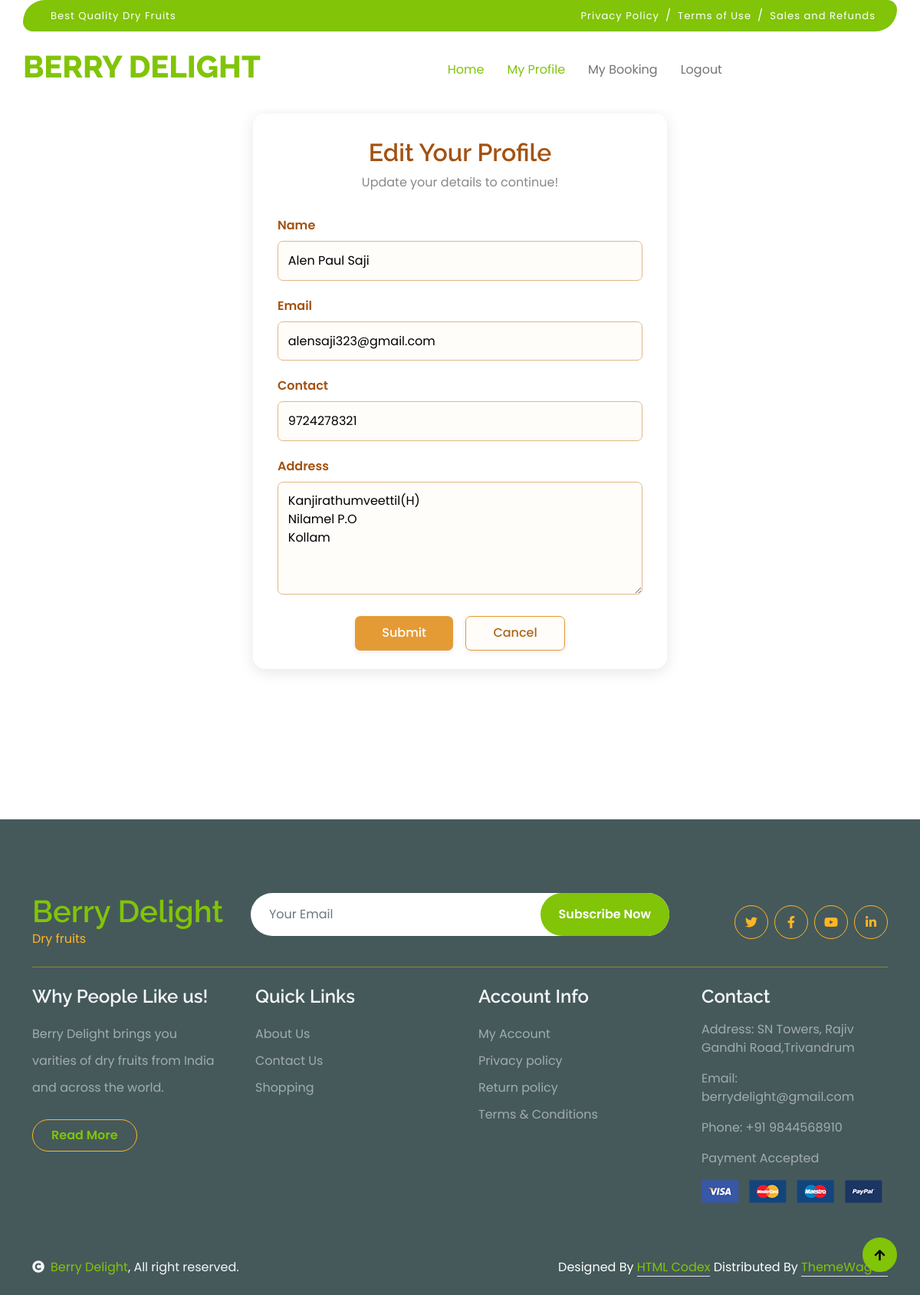
Screenshot of /Project/User/EditProfile.php (signed in) with the database file from the repository.
### tables this page shows
CREATE TABLE `tbl_user` (
  `user_id` int(11) NOT NULL,
  `user_name` varchar(50) NOT NULL,
  `user_email` varchar(50) NOT NULL,
  `user_address` varchar(50) NOT NULL,
  `user_photo` varchar(50) NOT NULL,
  `user_password` varchar(50) NOT NULL,
  `place_id` int(11) NOT NULL,
  `user_contact` varchar(50) NOT NULL
);

### Project/User/EditProfile.php (the view, shortened to what this page needs)
<?php
include("../Assets/Connection/Connection.php");
$SelQry="select * from tbl_user where user_id='".$_SESSION["uid"]."'";
$res=$Con->query($SelQry);
$data=$res->fetch_assoc();
    ?>
<?php include("Header.php"); ?>
<!DOCTYPE html>
<html lang="en">
<head>
</head>
<body>
    <div class="main-content">
        <div class="form-container">
            <center><h2>Edit Your Profile</h2>
            <p>Update your details to continue!</p></center>
            <form id="form1" name="form1" method="post" action="">
                <div class="form-group">
                    <label for="txt_name">Name</label>
                    <input type="text" name="txt_name" id="txt_name" minlength="3"
                           title="Name Allows Only Alphabets, Spaces and First Letter Must Be Capital Letter"
                           pattern="^[A-Z]+[a-zA-Z ]*$" required="required"
                           value="<?php echo $data['user_name']; ?>" />
                </div>
                <div class="form-group">
                    <label for="txt_email">Email</label>
                    <input type="email" name="txt_email" id="txt_email" required="required"
                           value="<?php echo $data['user_email']; ?>" />
                </div>
                <div class="form-group">
                    <label for="txt_contact">Contact</label>
                    <input type="text" name="txt_contact" id="txt_contact"
                           pattern="[6-9]{1}[0-9]{9}"
                           title="Phone number must start with 6-9 and contain 10 digits" required="required"
                           value="<?php echo $data['user_contact']; ?>" />
                </div>
                <div class="form-group">
                    <label for="txt_address">Address</label>
                    <textarea name="txt_address" id="txt_address" cols="45" rows="5" required="required"><?php echo $data['user_address']; ?></textarea>
                </div>
                <div class="action-buttons">
                    <button type="submit" name="btn_submit" id="btn_submit">Submit</button>
                    <button type="reset" name="btn_cancel" id="btn_cancel">Cancel</button>
                </div>
            </form>
        </div>
    </div>
    <?php include("Footer.php"); ?>
</body>
</html>

### Project/User/EditProfile.php (style rules this page uses)
body { font-family: 'Poppins', sans-serif; background-image: url('https://images.unsplash.com/photo-1615485290382-441e41d08625?ixlib=rb-4.0.3&auto=format&fit=crop&w=1350&q=80'); background-size: cover; background-attachment: fixed; background-position: center; margin: 0; display: flex; flex-direction: column; min-height: 100vh; }
.main-content { flex: 1; display: flex; align-items: center; justify-content: center; padding: 1rem; }
.form-container { background: rgba(255,255,255,0.94); backdrop-filter: blur(7px); border-radius: 1rem; box-shadow: 0 4px 20px rgba(0,0,0,0.10); margin: 2rem auto; width: 100%; max-width: 540px; padding: 2rem 2rem 1.5rem 2rem; }
.form-container h2 { font-size: 2rem; font-weight: 600; color: #a35212; margin-bottom: 0.5rem; }
.form-container p { color: #888; font-size: 1rem; margin-bottom: 2rem; }
.form-group { margin-bottom: 1.3rem; }
.form-group label { display: block; font-weight: 600; color: #a35212; margin-bottom: 0.35rem; font-size: 1rem; }
.form-group input, .form-group textarea { width: 100%; padding: 0.8rem; border-radius: 7px; border: 1px solid #deb887; box-sizing: border-box; font-size: 1rem; background: #fffdfa; transition: border 0.3s; margin-top: 0.15rem; }
.form-group textarea { resize: vertical; min-height: 80px; }
.action-buttons { display: flex; justify-content: center; gap: 1rem; margin-top: 1.2rem; }
.action-buttons button { padding: 0.6rem 2.2rem; border-radius: 7px; border: none; font-size: 1rem; font-weight: 500; background: #e49b36; color: #fff; box-shadow: 0 2px 6px rgba(0,0,0,0.08); cursor: pointer; transition: background 0.2s; }
.action-buttons button[type="reset"] { background: #fffdfa; color: #ad671a; border: 1px solid #e49b36; }

### rows the page displays
tbl_user: txt_name "Alen Paul Saji", txt_email "alensaji323@gmail.com", txt_contact "9724278321", txt_address "Kanjirathumveettil(H) Nilamel P.O Kollam"
